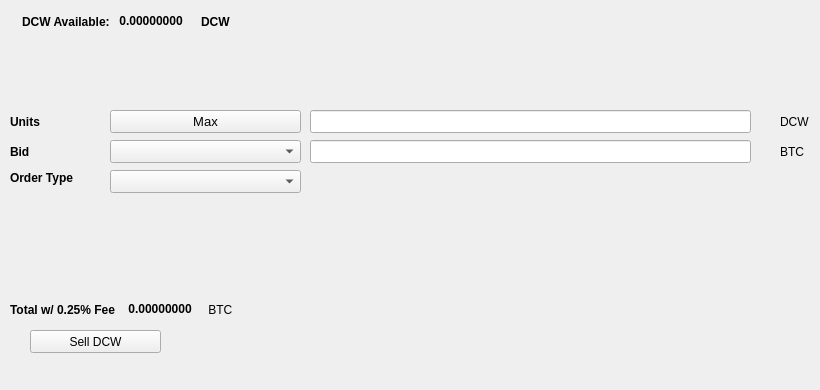
   <widget class="QWidget" name="SellTab">
    <attribute name="title">
     <string>Sell</string>
    </attribute>
    <widget class="QLabel" name="label_16">
     <property name="geometry">
      <rect>
       <x>780</x>
       <y>140</y>
       <width>31</width>
       <height>23</height>
      </rect>
     </property>
     <property name="text">
      <string>BTC</string>
     </property>
    </widget>
    <widget class="QComboBox" name="SellBidcomboBox">
     <property name="geometry">
      <rect>
       <x>110</x>
       <y>140</y>
       <width>191</width>
       <height>23</height>
      </rect>
     </property>
     <property name="font">
      <font>
       <pointsize>10</pointsize>
      </font>
     </property>
    </widget>
    <widget class="QLabel" name="label_18">
     <property name="geometry">
      <rect>
       <x>10</x>
       <y>110</y>
       <width>46</width>
       <height>23</height>
      </rect>
     </property>
     <property name="font">
      <font>
       <weight>75</weight>
       <bold>true</bold>
      </font>
     </property>
     <property name="text">
      <string>Units</string>
     </property>
    </widget>
    <widget class="QPushButton" name="Sell_Max_Amount">
     <property name="geometry">
      <rect>
       <x>110</x>
       <y>110</y>
       <width>191</width>
       <height>23</height>
      </rect>
     </property>
     <property name="font">
      <font>
       <pointsize>10</pointsize>
      </font>
     </property>
     <property name="text">
      <string>Max</string>
     </property>
    </widget>
    <widget class="QLabel" name="label_20">
     <property name="geometry">
      <rect>
       <x>10</x>
       <y>170</y>
       <width>91</width>
       <height>16</height>
      </rect>
     </property>
     <property name="font">
      <font>
       <weight>75</weight>
       <bold>true</bold>
      </font>
     </property>
     <property name="text">
      <string>Order Type</string>
     </property>
    </widget>
    <widget class="QComboBox" name="SellOrdertypeCombo">
     <property name="geometry">
      <rect>
       <x>110</x>
       <y>170</y>
       <width>191</width>
       <height>23</height>
      </rect>
     </property>
     <property name="font">
      <font>
       <pointsize>10</pointsize>
      </font>
     </property>
    </widget>
    <widget class="QLabel" name="label_21">
     <property name="geometry">
      <rect>
       <x>10</x>
       <y>140</y>
       <width>46</width>
       <height>23</height>
      </rect>
     </property>
     <property name="font">
      <font>
       <weight>75</weight>
       <bold>true</bold>
      </font>
     </property>
     <property name="text">
      <string>Bid</string>
     </property>
    </widget>
    <widget class="QLabel" name="label_22">
     <property name="geometry">
      <rect>
       <x>780</x>
       <y>110</y>
       <width>31</width>
       <height>23</height>
      </rect>
     </property>
     <property name="text">
      <string>DCW</string>
     </property>
    </widget>
    <widget class="QLineEdit" name="UnitsInputDCW">
     <property name="geometry">
      <rect>
       <x>310</x>
       <y>110</y>
       <width>441</width>
       <height>23</height>
      </rect>
     </property>
     <property name="font">
      <font>
       <pointsize>9</pointsize>
       <weight>75</weight>
       <bold>true</bold>
      </font>
     </property>
    </widget>
    <widget class="QLineEdit" name="SellBidPriceEdit">
     <property name="geometry">
      <rect>
       <x>310</x>
       <y>140</y>
       <width>441</width>
       <height>23</height>
      </rect>
     </property>
     <property name="font">
      <font>
       <pointsize>9</pointsize>
       <weight>75</weight>
       <bold>true</bold>
      </font>
     </property>
    </widget>
    <widget class="QPushButton" name="SellDCWBTN">
     <property name="geometry">
      <rect>
       <x>30</x>
       <y>330</y>
       <width>131</width>
       <height>23</height>
      </rect>
     </property>
     <property name="text">
      <string>Sell DCW</string>
     </property>
     <property name="icon">
      <iconset resource="../decentralway">
       <normaloff>:/icons/bitcoin</normaloff>:/icons/bitcoin</iconset>
     </property>
    </widget>
    <widget class="QWidget" name="layoutWidget3">
     <property name="geometry">
      <rect>
       <x>22</x>
       <y>12</y>
       <width>258</width>
       <height>19</height>
      </rect>
     </property>
     <layout class="QHBoxLayout" name="horizontalLayout">
      <item>
       <widget class="QLabel" name="label232_2">
        <property name="font">
         <font>
          <weight>75</weight>
          <bold>true</bold>
         </font>
        </property>
        <property name="text">
         <string>DCW Available:</string>
        </property>
       </widget>
      </item>
      <item>
       <widget class="QLabel" name="DCWAvailableLabel">
        <property name="palette">
         <palette>
          <active>
           <colorrole role="WindowText">
            <brush brushstyle="SolidPattern">
             <color alpha="255">
              <red>0</red>
              <green>0</green>
              <blue>0</blue>
             </color>
            </brush>
           </colorrole>
           <colorrole role="Button">
            <brush brushstyle="SolidPattern">
             <color alpha="255">
              <red>0</red>
              <green>170</green>
              <blue>0</blue>
             </color>
            </brush>
           </colorrole>
           <colorrole role="Light">
            <brush brushstyle="SolidPattern">
             <color alpha="255">
              <red>0</red>
              <green>255</green>
              <blue>0</blue>
             </color>
            </brush>
           </colorrole>
           <colorrole role="Midlight">
            <brush brushstyle="SolidPattern">
             <color alpha="255">
              <red>0</red>
              <green>212</green>
              <blue>0</blue>
             </color>
            </brush>
           </colorrole>
           <colorrole role="Dark">
            <brush brushstyle="SolidPattern">
             <color alpha="255">
              <red>0</red>
              <green>85</green>
              <blue>0</blue>
             </color>
            </brush>
           </colorrole>
           <colorrole role="Mid">
            <brush brushstyle="SolidPattern">
             <color alpha="255">
              <red>0</red>
              <green>113</green>
              <blue>0</blue>
             </color>
            </brush>
           </colorrole>
           <colorrole role="Text">
            <brush brushstyle="SolidPattern">
             <color alpha="255">
              <red>0</red>
              <green>170</green>
              <blue>0</blue>
             </color>
            </brush>
           </colorrole>
           <colorrole role="BrightText">
            <brush brushstyle="SolidPattern">
             <color alpha="255">
              <red>255</red>
              <green>255</green>
              <blue>255</blue>
             </color>
            </brush>
           </colorrole>
           <colorrole role="ButtonText">
            <brush brushstyle="SolidPattern">
             <color alpha="255">
              <red>0</red>
              <green>0</green>
              <blue>0</blue>
             </color>
            </brush>
           </colorrole>
           <colorrole role="Base">
            <brush brushstyle="SolidPattern">
             <color alpha="255">
              <red>255</red>
              <green>255</green>
              <blue>255</blue>
             </color>
            </brush>
           </colorrole>
           <colorrole role="Window">
            <brush brushstyle="SolidPattern">
             <color alpha="255">
              <red>0</red>
              <green>170</green>
              <blue>0</blue>
             </color>
            </brush>
           </colorrole>
           <colorrole role="Shadow">
            <brush brushstyle="SolidPattern">
             <color alpha="255">
              <red>0</red>
              <green>0</green>
              <blue>0</blue>
             </color>
            </brush>
           </colorrole>
           <colorrole role="AlternateBase">
            <brush brushstyle="SolidPattern">
             <color alpha="255">
              <red>127</red>
              <green>212</green>
              <blue>127</blue>
             </color>
            </brush>
           </colorrole>
           <colorrole role="ToolTipBase">
            <brush brushstyle="SolidPattern">
             <color alpha="255">
              <red>255</red>
              <green>255</green>
              <blue>220</blue>
             </color>
            </brush>
           </colorrole>
           <colorrole role="ToolTipText">
            <brush brushstyle="SolidPattern">
             <color alpha="255">
              <red>0</red>
              <green>0</green>
              <blue>0</blue>
             </color>
            </brush>
           </colorrole>
          </active>
          <inactive>
           <colorrole role="WindowText">
            <brush brushstyle="SolidPattern">
             <color alpha="255">
              <red>0</red>
              <green>0</green>
              <blue>0</blue>
             </color>
            </brush>
           </colorrole>
           <colorrole role="Button">
            <brush brushstyle="SolidPattern">
             <color alpha="255">
              <red>0</red>
              <green>170</green>
              <blue>0</blue>
             </color>
            </brush>
           </colorrole>
           <colorrole role="Light">
            <brush brushstyle="SolidPattern">
             <color alpha="255">
              <red>0</red>
              <green>255</green>
              <blue>0</blue>
             </color>
            </brush>
           </colorrole>
           <colorrole role="Midlight">
            <brush brushstyle="SolidPattern">
             <color alpha="255">
              <red>0</red>
              <green>212</green>
              <blue>0</blue>
             </color>
            </brush>
           </colorrole>
           <colorrole role="Dark">
            <brush brushstyle="SolidPattern">
             <color alpha="255">
              <red>0</red>
              <green>85</green>
              <blue>0</blue>
             </color>
            </brush>
           </colorrole>
           <colorrole role="Mid">
            <brush brushstyle="SolidPattern">
             <color alpha="255">
              <red>0</red>
              <green>113</green>
              <blue>0</blue>
             </color>
            </brush>
           </colorrole>
           <colorrole role="Text">
            <brush brushstyle="SolidPattern">
             <color alpha="255">
              <red>0</red>
              <green>170</green>
              <blue>0</blue>
             </color>
            </brush>
           </colorrole>
           <colorrole role="BrightText">
            <brush brushstyle="SolidPattern">
             <color alpha="255">
              <red>255</red>
              <green>255</green>
              <blue>255</blue>
             </color>
            </brush>
           </colorrole>
           <colorrole role="ButtonText">
            <brush brushstyle="SolidPattern">
             <color alpha="255">
              <red>0</red>
              <green>0</green>
              <blue>0</blue>
             </color>
            </brush>
           </colorrole>
           <colorrole role="Base">
            <brush brushstyle="SolidPattern">
             <color alpha="255">
              <red>255</red>
              <green>255</green>
              <blue>255</blue>
             </color>
            </brush>
           </colorrole>
           <colorrole role="Window">
            <brush brushstyle="SolidPattern">
             <color alpha="255">
              <red>0</red>
              <green>170</green>
              <blue>0</blue>
             </color>
            </brush>
           </colorrole>
           <colorrole role="Shadow">
            <brush brushstyle="SolidPattern">
             <color alpha="255">
              <red>0</red>
              <green>0</green>
              <blue>0</blue>
             </color>
            </brush>
           </colorrole>
           <colorrole role="AlternateBase">
            <brush brushstyle="SolidPattern">
             <color alpha="255">
              <red>127</red>
              <green>212</green>
              <blue>127</blue>
             </color>
            </brush>
           </colorrole>
           <colorrole role="ToolTipBase">
            <brush brushstyle="SolidPattern">
             <color alpha="255">
              <red>255</red>
              <green>255</green>
              <blue>220</blue>
             </color>
            </brush>
           </colorrole>
           <colorrole role="ToolTipText">
            <brush brushstyle="SolidPattern">
             <color alpha="255">
              <red>0</red>
              <green>0</green>
              <blue>0</blue>
             </color>
            </brush>
           </colorrole>
          </inactive>
          <disabled>
           <colorrole role="WindowText">
            <brush brushstyle="SolidPattern">
             <color alpha="255">
              <red>0</red>
              <green>85</green>
              <blue>0</blue>
             </color>
            </brush>
           </colorrole>
           <colorrole role="Button">
            <brush brushstyle="SolidPattern">
             <color alpha="255">
              <red>0</red>
              <green>170</green>
              <blue>0</blue>
             </color>
            </brush>
           </colorrole>
           <colorrole role="Light">
            <brush brushstyle="SolidPattern">
             <color alpha="255">
              <red>0</red>
              <green>255</green>
              <blue>0</blue>
             </color>
            </brush>
           </colorrole>
           <colorrole role="Midlight">
            <brush brushstyle="SolidPattern">
             <color alpha="255">
              <red>0</red>
              <green>212</green>
              <blue>0</blue>
             </color>
            </brush>
           </colorrole>
           <colorrole role="Dark">
            <brush brushstyle="SolidPattern">
             <color alpha="255">
              <red>0</red>
              <green>85</green>
              <blue>0</blue>
             </color>
            </brush>
           </colorrole>
           <colorrole role="Mid">
            <brush brushstyle="SolidPattern">
             <color alpha="255">
              <red>0</red>
              <green>113</green>
              <blue>0</blue>
             </color>
            </brush>
           </colorrole>
           <colorrole role="Text">
            <brush brushstyle="SolidPattern">
             <color alpha="255">
              <red>0</red>
              <green>85</green>
              <blue>0</blue>
             </color>
            </brush>
           </colorrole>
           <colorrole role="BrightText">
            <brush brushstyle="SolidPattern">
             <color alpha="255">
              <red>255</red>
              <green>255</green>
              <blue>255</blue>
             </color>
            </brush>
           </colorrole>
           <colorrole role="ButtonText">
            <brush brushstyle="SolidPattern">
             <color alpha="255">
              <red>0</red>
              <green>85</green>
              <blue>0</blue>
             </color>
            </brush>
           </colorrole>
           <colorrole role="Base">
            <brush brushstyle="SolidPattern">
             <color alpha="255">
              <red>0</red>
              <green>170</green>
              <blue>0</blue>
             </color>
            </brush>
           </colorrole>
           <colorrole role="Window">
            <brush brushstyle="SolidPattern">
             <color alpha="255">
              <red>0</red>
              <green>170</green>
              <blue>0</blue>
             </color>
            </brush>
           </colorrole>
           <colorrole role="Shadow">
            <brush brushstyle="SolidPattern">
             <color alpha="255">
              <red>0</red>
              <green>0</green>
              <blue>0</blue>
             </color>
            </brush>
           </colorrole>
           <colorrole role="AlternateBase">
            <brush brushstyle="SolidPattern">
             <color alpha="255">
              <red>0</red>
              <green>170</green>
              <blue>0</blue>
             </color>
            </brush>
           </colorrole>
           <colorrole role="ToolTipBase">
            <brush brushstyle="SolidPattern">
             <color alpha="255">
              <red>255</red>
              <green>255</green>
              <blue>220</blue>
             </color>
            </brush>
           </colorrole>
           <colorrole role="ToolTipText">
            <brush brushstyle="SolidPattern">
             <color alpha="255">
              <red>0</red>
              <green>0</green>
              <blue>0</blue>
             </color>
            </brush>
           </colorrole>
          </disabled>
         </palette>
        </property>
        <property name="font">
         <font>
          <weight>75</weight>
          <bold>true</bold>
         </font>
        </property>
        <property name="text">
         <string> 0.00000000 </string>
        </property>
        <property name="textInteractionFlags">
         <set>Qt::LinksAccessibleByMouse|Qt::TextSelectableByKeyboard|Qt::TextSelectableByMouse</set>
        </property>
       </widget>
      </item>
      <item>
       <widget class="QLabel" name="labelDCW">
        <property name="font">
         <font>
          <weight>75</weight>
          <bold>true</bold>
         </font>
        </property>
        <property name="text">
         <string>DCW</string>
        </property>
       </widget>
      </item>
     </layout>
    </widget>
    <widget class="QWidget" name="layoutWidget">
     <property name="geometry">
      <rect>
       <x>10</x>
       <y>300</y>
       <width>268</width>
       <height>19</height>
      </rect>
     </property>
     <layout class="QHBoxLayout" name="horizontalLayout_2">
      <item>
       <widget class="QLabel" name="label_19">
        <property name="font">
         <font>
          <weight>75</weight>
          <bold>true</bold>
         </font>
        </property>
        <property name="text">
         <string>Total w/ 0.25% Fee </string>
        </property>
       </widget>
      </item>
      <item>
       <widget class="QLabel" name="SellCostLabel">
        <property name="palette">
         <palette>
          <active>
           <colorrole role="WindowText">
            <brush brushstyle="SolidPattern">
             <color alpha="255">
              <red>0</red>
              <green>0</green>
              <blue>0</blue>
             </color>
            </brush>
           </colorrole>
           <colorrole role="Button">
            <brush brushstyle="SolidPattern">
             <color alpha="255">
              <red>0</red>
              <green>170</green>
              <blue>0</blue>
             </color>
            </brush>
           </colorrole>
           <colorrole role="Light">
            <brush brushstyle="SolidPattern">
             <color alpha="255">
              <red>0</red>
              <green>255</green>
              <blue>0</blue>
             </color>
            </brush>
           </colorrole>
           <colorrole role="Midlight">
            <brush brushstyle="SolidPattern">
             <color alpha="255">
              <red>0</red>
              <green>212</green>
              <blue>0</blue>
             </color>
            </brush>
           </colorrole>
           <colorrole role="Dark">
            <brush brushstyle="SolidPattern">
             <color alpha="255">
              <red>0</red>
              <green>85</green>
              <blue>0</blue>
             </color>
            </brush>
           </colorrole>
           <colorrole role="Mid">
            <brush brushstyle="SolidPattern">
             <color alpha="255">
              <red>0</red>
              <green>113</green>
              <blue>0</blue>
             </color>
            </brush>
           </colorrole>
           <colorrole role="Text">
            <brush brushstyle="SolidPattern">
             <color alpha="255">
              <red>0</red>
              <green>170</green>
              <blue>0</blue>
             </color>
            </brush>
           </colorrole>
           <colorrole role="BrightText">
            <brush brushstyle="SolidPattern">
             <color alpha="255">
              <red>255</red>
              <green>255</green>
              <blue>255</blue>
             </color>
            </brush>
           </colorrole>
           <colorrole role="ButtonText">
            <brush brushstyle="SolidPattern">
             <color alpha="255">
              <red>0</red>
              <green>0</green>
              <blue>0</blue>
             </color>
            </brush>
           </colorrole>
           <colorrole role="Base">
            <brush brushstyle="SolidPattern">
             <color alpha="255">
              <red>255</red>
              <green>255</green>
              <blue>255</blue>
             </color>
            </brush>
           </colorrole>
           <colorrole role="Window">
            <brush brushstyle="SolidPattern">
             <color alpha="255">
              <red>0</red>
              <green>170</green>
              <blue>0</blue>
             </color>
            </brush>
           </colorrole>
           <colorrole role="Shadow">
            <brush brushstyle="SolidPattern">
             <color alpha="255">
              <red>0</red>
              <green>0</green>
              <blue>0</blue>
             </color>
            </brush>
           </colorrole>
           <colorrole role="AlternateBase">
            <brush brushstyle="SolidPattern">
             <color alpha="255">
              <red>127</red>
              <green>212</green>
              <blue>127</blue>
             </color>
            </brush>
           </colorrole>
           <colorrole role="ToolTipBase">
            <brush brushstyle="SolidPattern">
             <color alpha="255">
              <red>255</red>
              <green>255</green>
              <blue>220</blue>
             </color>
            </brush>
           </colorrole>
           <colorrole role="ToolTipText">
            <brush brushstyle="SolidPattern">
             <color alpha="255">
              <red>0</red>
              <green>0</green>
              <blue>0</blue>
             </color>
            </brush>
           </colorrole>
          </active>
          <inactive>
           <colorrole role="WindowText">
            <brush brushstyle="SolidPattern">
             <color alpha="255">
              <red>0</red>
              <green>0</green>
              <blue>0</blue>
             </color>
            </brush>
           </colorrole>
           <colorrole role="Button">
            <brush brushstyle="SolidPattern">
             <color alpha="255">
              <red>0</red>
              <green>170</green>
              <blue>0</blue>
             </color>
            </brush>
           </colorrole>
           <colorrole role="Light">
            <brush brushstyle="SolidPattern">
             <color alpha="255">
              <red>0</red>
              <green>255</green>
              <blue>0</blue>
             </color>
            </brush>
           </colorrole>
           <colorrole role="Midlight">
            <brush brushstyle="SolidPattern">
             <color alpha="255">
              <red>0</red>
              <green>212</green>
              <blue>0</blue>
             </color>
            </brush>
           </colorrole>
           <colorrole role="Dark">
            <brush brushstyle="SolidPattern">
             <color alpha="255">
              <red>0</red>
              <green>85</green>
              <blue>0</blue>
             </color>
            </brush>
           </colorrole>
           <colorrole role="Mid">
            <brush brushstyle="SolidPattern">
             <color alpha="255">
              <red>0</red>
              <green>113</green>
              <blue>0</blue>
             </color>
            </brush>
           </colorrole>
           <colorrole role="Text">
            <brush brushstyle="SolidPattern">
             <color alpha="255">
              <red>0</red>
              <green>170</green>
              <blue>0</blue>
             </color>
            </brush>
           </colorrole>
           <colorrole role="BrightText">
            <brush brushstyle="SolidPattern">
             <color alpha="255">
              <red>255</red>
              <green>255</green>
              <blue>255</blue>
             </color>
            </brush>
           </colorrole>
           <colorrole role="ButtonText">
            <brush brushstyle="SolidPattern">
             <color alpha="255">
              <red>0</red>
              <green>0</green>
              <blue>0</blue>
             </color>
            </brush>
           </colorrole>
           <colorrole role="Base">
            <brush brushstyle="SolidPattern">
             <color alpha="255">
              <red>255</red>
              <green>255</green>
              <blue>255</blue>
             </color>
            </brush>
           </colorrole>
           <colorrole role="Window">
            <brush brushstyle="SolidPattern">
             <color alpha="255">
              <red>0</red>
              <green>170</green>
              <blue>0</blue>
             </color>
            </brush>
           </colorrole>
           <colorrole role="Shadow">
            <brush brushstyle="SolidPattern">
             <color alpha="255">
              <red>0</red>
              <green>0</green>
              <blue>0</blue>
             </color>
            </brush>
           </colorrole>
           <colorrole role="AlternateBase">
            <brush brushstyle="SolidPattern">
             <color alpha="255">
              <red>127</red>
              <green>212</green>
              <blue>127</blue>
             </color>
            </brush>
           </colorrole>
           <colorrole role="ToolTipBase">
            <brush brushstyle="SolidPattern">
             <color alpha="255">
              <red>255</red>
              <green>255</green>
              <blue>220</blue>
             </color>
            </brush>
           </colorrole>
           <colorrole role="ToolTipText">
            <brush brushstyle="SolidPattern">
             <color alpha="255">
              <red>0</red>
              <green>0</green>
              <blue>0</blue>
             </color>
            </brush>
           </colorrole>
          </inactive>
          <disabled>
           <colorrole role="WindowText">
            <brush brushstyle="SolidPattern">
             <color alpha="255">
              <red>0</red>
              <green>85</green>
              <blue>0</blue>
             </color>
            </brush>
           </colorrole>
           <colorrole role="Button">
            <brush brushstyle="SolidPattern">
             <color alpha="255">
              <red>0</red>
              <green>170</green>
              <blue>0</blue>
             </color>
            </brush>
           </colorrole>
           <colorrole role="Light">
            <brush brushstyle="SolidPattern">
             <color alpha="255">
              <red>0</red>
              <green>255</green>
              <blue>0</blue>
             </color>
            </brush>
           </colorrole>
           <colorrole role="Midlight">
            <brush brushstyle="SolidPattern">
             <color alpha="255">
              <red>0</red>
              <green>212</green>
              <blue>0</blue>
             </color>
            </brush>
           </colorrole>
           <colorrole role="Dark">
            <brush brushstyle="SolidPattern">
             <color alpha="255">
              <red>0</red>
              <green>85</green>
              <blue>0</blue>
             </color>
            </brush>
           </colorrole>
           <colorrole role="Mid">
            <brush brushstyle="SolidPattern">
             <color alpha="255">
              <red>0</red>
              <green>113</green>
              <blue>0</blue>
             </color>
            </brush>
           </colorrole>
           <colorrole role="Text">
            <brush brushstyle="SolidPattern">
             <color alpha="255">
              <red>0</red>
              <green>85</green>
              <blue>0</blue>
             </color>
            </brush>
           </colorrole>
           <colorrole role="BrightText">
            <brush brushstyle="SolidPattern">
             <color alpha="255">
              <red>255</red>
              <green>255</green>
              <blue>255</blue>
             </color>
            </brush>
           </colorrole>
           <colorrole role="ButtonText">
            <brush brushstyle="SolidPattern">
             <color alpha="255">
              <red>0</red>
              <green>85</green>
              <blue>0</blue>
             </color>
            </brush>
           </colorrole>
           <colorrole role="Base">
            <brush brushstyle="SolidPattern">
             <color alpha="255">
              <red>0</red>
              <green>170</green>
              <blue>0</blue>
             </color>
            </brush>
           </colorrole>
           <colorrole role="Window">
            <brush brushstyle="SolidPattern">
             <color alpha="255">
              <red>0</red>
              <green>170</green>
              <blue>0</blue>
             </color>
            </brush>
           </colorrole>
           <colorrole role="Shadow">
            <brush brushstyle="SolidPattern">
             <color alpha="255">
              <red>0</red>
              <green>0</green>
              <blue>0</blue>
             </color>
            </brush>
           </colorrole>
           <colorrole role="AlternateBase">
            <brush brushstyle="SolidPattern">
             <color alpha="255">
              <red>0</red>
              <green>170</green>
              <blue>0</blue>
             </color>
            </brush>
           </colorrole>
           <colorrole role="ToolTipBase">
            <brush brushstyle="SolidPattern">
             <color alpha="255">
              <red>255</red>
              <green>255</green>
              <blue>220</blue>
             </color>
            </brush>
           </colorrole>
           <colorrole role="ToolTipText">
            <brush brushstyle="SolidPattern">
             <color alpha="255">
              <red>0</red>
              <green>0</green>
              <blue>0</blue>
             </color>
            </brush>
           </colorrole>
          </disabled>
         </palette>
        </property>
        <property name="font">
         <font>
          <weight>75</weight>
          <bold>true</bold>
         </font>
        </property>
        <property name="autoFillBackground">
         <bool>false</bool>
        </property>
        <property name="text">
         <string> 0.00000000</string>
        </property>
        <property name="textInteractionFlags">
         <set>Qt::LinksAccessibleByMouse|Qt::TextSelectableByMouse</set>
        </property>
       </widget>
      </item>
      <item>
       <widget class="QLabel" name="label_17">
        <property name="font">
         <font>
          <weight>50</weight>
          <bold>false</bold>
         </font>
        </property>
        <property name="text">
         <string> BTC</string>
        </property>
       </widget>
      </item>
     </layout>
    </widget>
    <widget class="QLabel" name="label_23">
     <property name="geometry">
      <rect>
       <x>460</x>
       <y>300</y>
       <width>281</width>
       <height>81</height>
      </rect>
     </property>
     <property name="text">
      <string/>
     </property>
     <property name="pixmap">
      <pixmap>:/images/bittrex</pixmap>
     </property>
    </widget>
   </widget>
